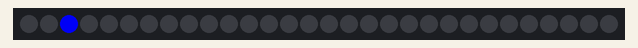
This sketch was run on a simulated Arduino Uno, built with avr-gcc and run on an emulated ATmega328P. Shown: 30 RGB LEDs in strip order, left to right. Random numbers use the default seed unless the sketch sets one.

Above: at 1.06 s.
At 5.87 s:
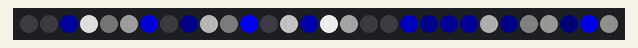
At 10.68 s:
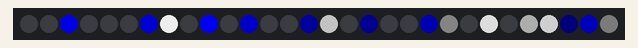
At 20.43 s:
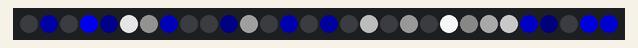
At 30.17 s:
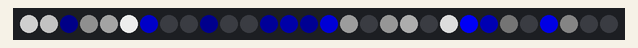
At 39.92 s:
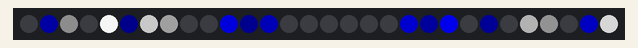

The sketch:

Rain_Snow.ino
```cpp
/* Rain-Snow
By: Alice
Date: Avril 2015
Light up a random Led in Blue or White and fade out.
*/

// include FastLED library.
#include "FastLED.h"
// include Power library
#include <avr/power.h>

// Fixed definitions
#define DATA_PIN 6
#define CLOCK_PIN 11
#define COLOR_ORDER RGB
#define LED_TYPE NEOPIXEL
#define NUM_LEDS  30

// Initialize changeable global variables.
// Overall brightness definition (0-255).
uint8_t max_bright = 255;
// Initialize our LED array.
CRGB leds[NUM_LEDS];


// The following variables can be changed.
// The higher the number, lowers the chance for a pixel to light up.
int     ranamount =  50;
// Standard delay value in milliseconds.
uint8_t thisdelay =  50;
// Fade rate
uint8_t   fadeval = 224;
// number that helps to switch between Blue and White
int n = 0;


void setup() {
  // Power-up safety delay or something like that.
  delay(1000);
  Serial.begin(9600);
  // To make it work w/ an 8 Mhz proc (example : Lilypad Arduino)
  clock_prescale_set(clock_div_2);

  // Use this for WS2801 Leds
  //  LEDS.addLeds<LED_TYPE, DATA_PIN, CLOCK_PIN, COLOR_ORDER>(leds, NUM_LEDS);

  // Use this for NEOPIXEL
  LEDS.addLeds<LED_TYPE, DATA_PIN>(leds, NUM_LEDS);

  // FastLED power management set at 5V, 500mA
  set_max_power_in_volts_and_milliamps(5, 500);

  // Set brightness of Leds
  FastLED.setBrightness(max_bright);

} // end setup()


void loop() {
  // Simple call to the routine.
  twinkle();

  // Power managed display is better than FastLED.show()
  show_at_max_brightness_for_power();

  // Power managed delay.
  delay_at_max_brightness_for_power(thisdelay*2.5);

} // end loop()


void twinkle() {
  // Make sure we're at least utilizing ALL the LED's.
  if (ranamount >NUM_LEDS) ranamount = NUM_LEDS;

  // Set random value
  int idex = random16(0, ranamount);

  // Light up a random Led in Blue or White (Blue if Pair, White if not)
  if (idex < NUM_LEDS && n % 2 == 0) {
      leds[idex] = CRGB::Blue;
      n++;
  } else {
      leds[idex] = CRGB::White;
      n++;
  }

  // Go through the array and reduce each RGB value by a percentage.
  for (int i = 0; i <NUM_LEDS; i++) leds[i].nscale8(fadeval);

} // end twinkle()
```
